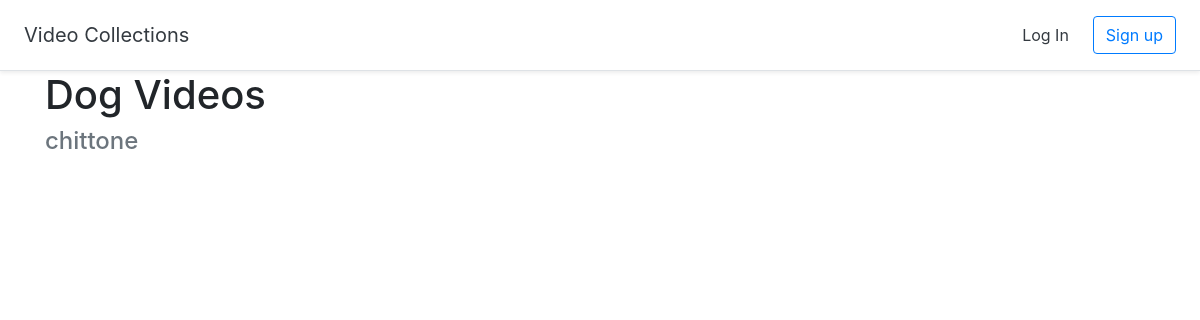
Before: /halloffame/2 with the older database file.
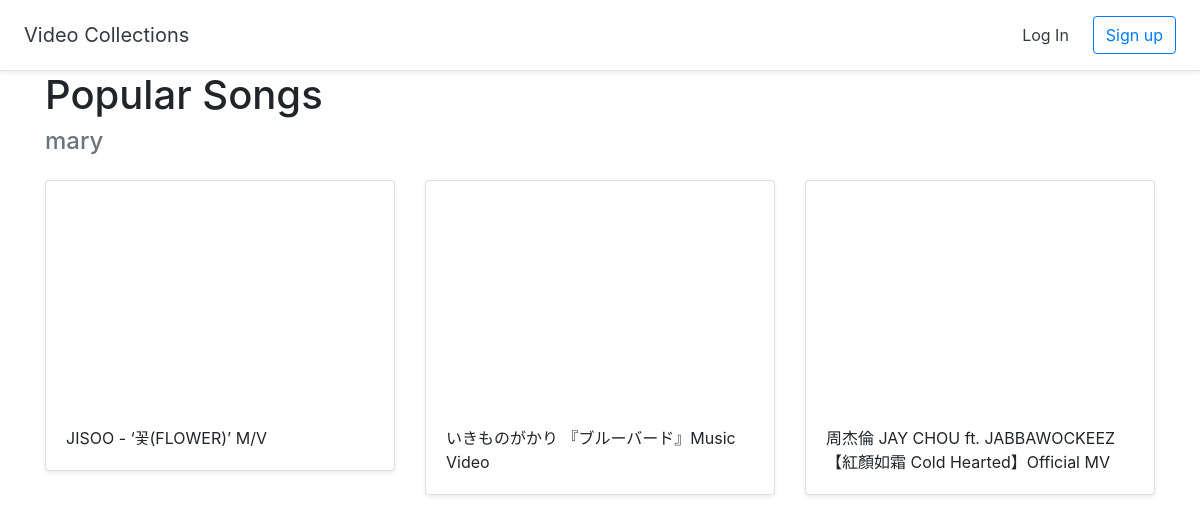
After: the same page with the newer database file.
### halls/models.py (models this page shows)
class Hall(models.Model):
    title = models.CharField(max_length=255)
    '''
    purpose : to know which hall is created by which user
    '''
    user = models.ForeignKey(User, on_delete=models.CASCADE)  #one user can have many Halls

class Video(models.Model):
    title = models.CharField(max_length=255)
    url = models.URLField()
    youtube_id = models.CharField(max_length=255)
    hall = models.ForeignKey(Hall, on_delete=models.CASCADE)  #one Hall can have many Videos

### halls/views.py (the view)
# urls.py: path('halloffame/<int:pk>',views.DetailHall.as_view(),name='detail_hall'),
class DetailHall(generic.DeleteView):
    model = Hall  #pass the model object to template
    template_name = 'halls/detail_hall.html'

### halls/templates/halls/detail_hall.html (shortened to what this page needs)
{% extends 'halls/base.html' %}
{% load static %}
{% block content %}
<div class="container">
    <h1>{{ hall.title }}</h1>
    <h4 class="text-muted"> {{ hall.user.username}}</h4>
        <div class="row">
            {% for video in hall.video_set.all %}
            <div class="col-md-4 mt-3">
                <div class="card mb-4 shadow-sm">
                    <iframe width="100%" height="225" src="https://www.youtube.com/embed/{{ video.youtube_id}}" title="YouTube video player" frameborder="0" allow="accelerometer; autoplay; clipboard-write; encrypted-media; gyroscope; picture-in-picture; web-share" allowfullscreen></iframe>
                    <div class="card-body">
                        <p class="card-text">{{ video.title}}</p>
                    </div>
                </div>
            </div>
        {% endfor %}
        </div>
</div>
{% endblock %}

Changed rows visible on the page:
changed Hall: title "Dog Videos" → "Popular Songs"; user.username "chittone" → "mary"
now on this page (row edited): Video: title "JISOO - ‘꽃(FLOWER)’ M/V"
added Video: title "いきものがかり 『ブルーバード』Music Video"
added Video: title "周杰倫 JAY CHOU ft. JABBAWOCKEEZ【紅顏如霜 Cold Hearted】Official MV"
